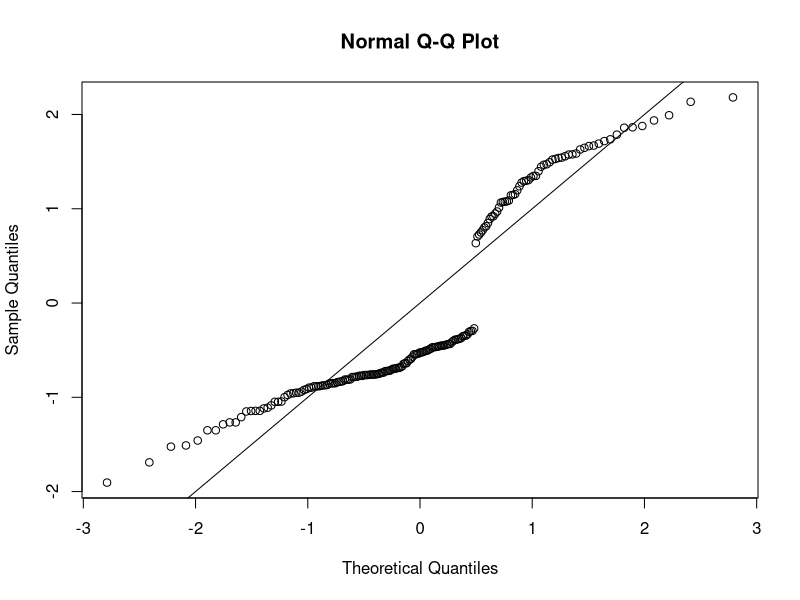
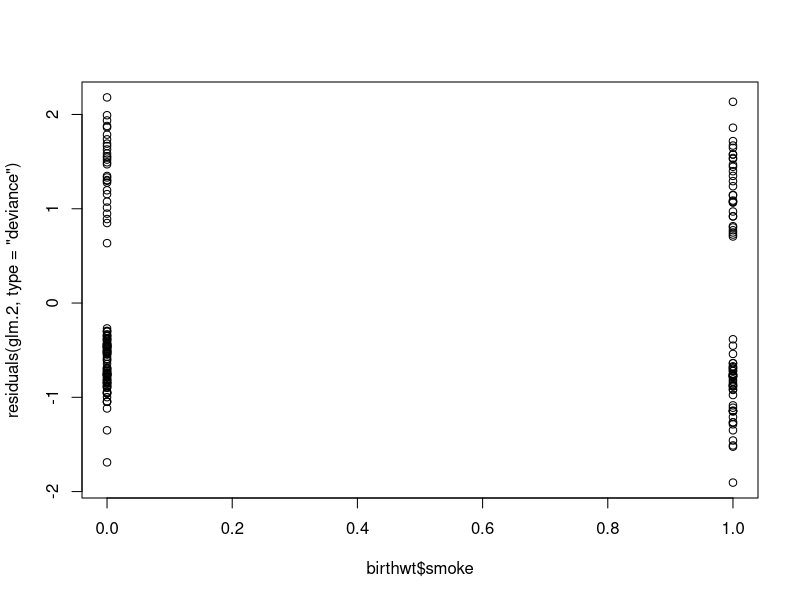
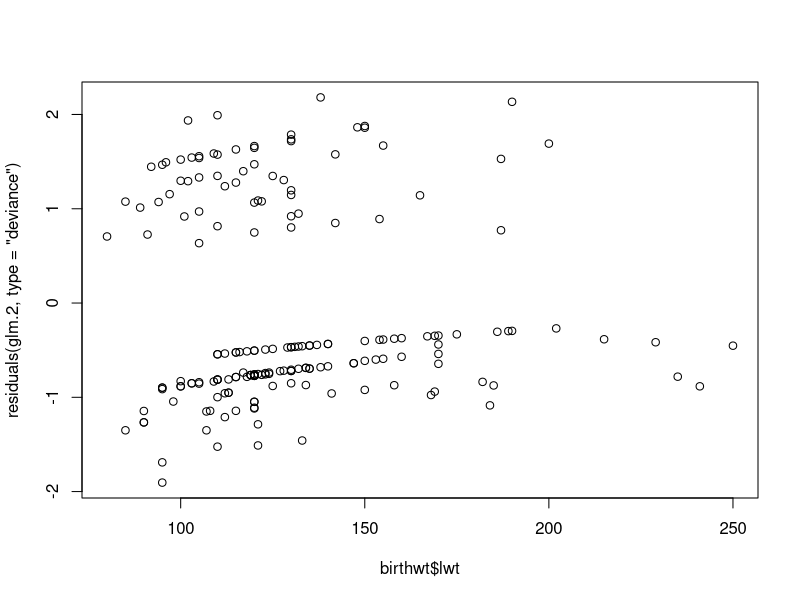
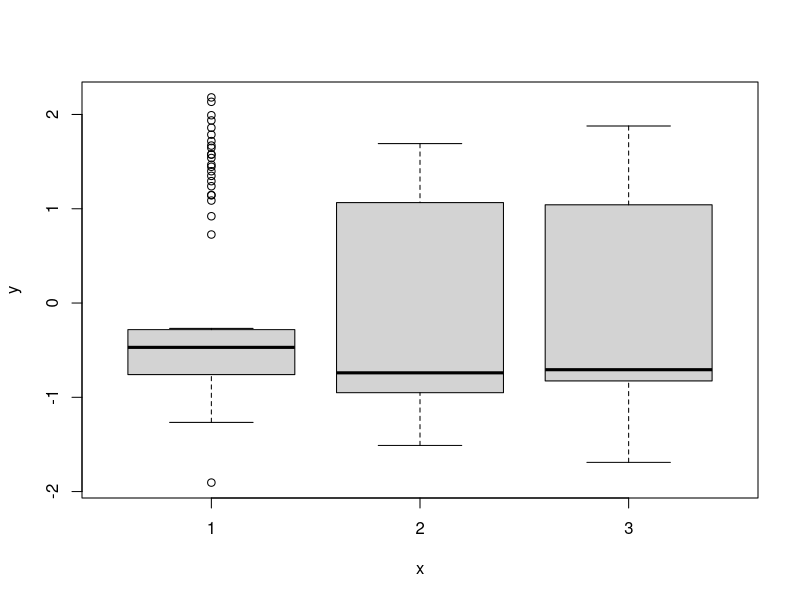

Here is the R script that generated these plots, in order:
## ---- chunk 1
options(scipen = 999)
knitr::opts_chunk$set(message = FALSE,
                      warning = FALSE)

library(ggplot2)
library(dplyr)
library(GGally)
library(MASS)

bwt <- with(birthwt, {
race <- factor(race, labels = c("white", "black", "other"))
data.frame(low = factor(low), age, lwt, race, smoke,
           ptl, ht = factor(ht), ui = factor(ui), ftv)
})
## ---- chunk 2
glm.1 <- glm(low ~ age+lwt+race+smoke+ptl+ht+ui+ftv, binomial, bwt)
s.1 <- summary(glm.1)

s.1
## ---- chunk 3
data.frame(variable = c("ftv+age+ptl", "ftv+age", "ftv+ptl", "age+ptl", "ftv", "ptl", "age", ""), aic = c(221.28, 221.83, 219.93, 219.43, 220.16, 217.99, 219.95, 218.22)) %>%
  knitr::kable(caption = "Models", col.names = c("Variables", "AIC"))

glm.2 <- glm(low ~ ptl+lwt+factor(race)+smoke+ht+ui, binomial, birthwt)
s.2 <- summary(glm.2)

s.2
## ---- chunk 4
qqnorm(residuals(glm.2, type="deviance"))
abline(a=0,b=1)
## ---- chunk 5
plot(birthwt$smoke, residuals(glm.2, type="deviance"))
## ---- chunk 6
plot(birthwt$lwt, residuals(glm.2, type="deviance"))
## ---- chunk 7
plot(factor(birthwt$race), residuals(glm.2, type="deviance"))
## ---- chunk 8
# Hint: The ’vcov()’ function is helpful here
# age = 33 year old;
# lwt = 107 lb;
# race = 2 (black);
# smoke = 0 (doesn’t smoke);
# ptl = 0, (no previous premature labours);
# ht = 1 (hypertension present);
# ui = 0 (uterine irritability not present);
# ftv = 0 (number of physician visits during the first trimester is zero).
